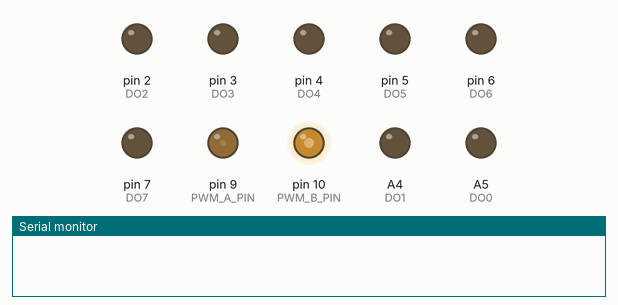
Recording of a sketch running on a simulated Arduino Uno, built with avr-gcc and run on an emulated ATmega328P. Parts: output pins drawn as LEDs (lit = HIGH), the last lines printed to the serial monitor. Random numbers use the default seed unless the sketch sets one.

Above: at 0.1 s.
At 4.1 s:
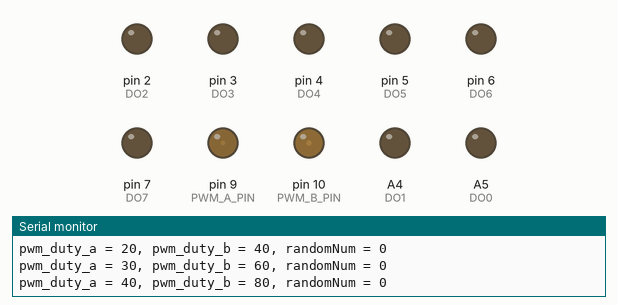
At 9.1 s:
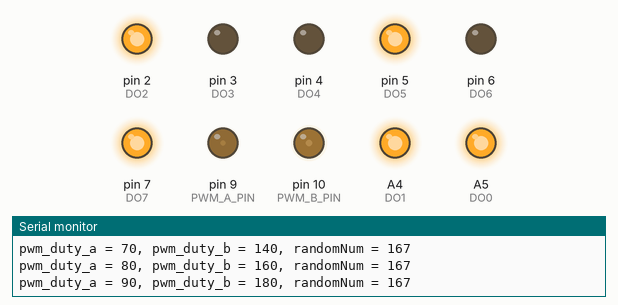
At 19.1 s:
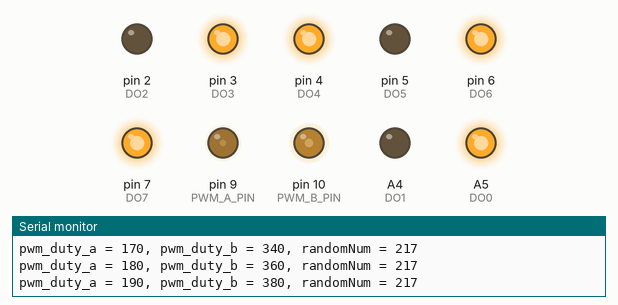
At 29.1 s:
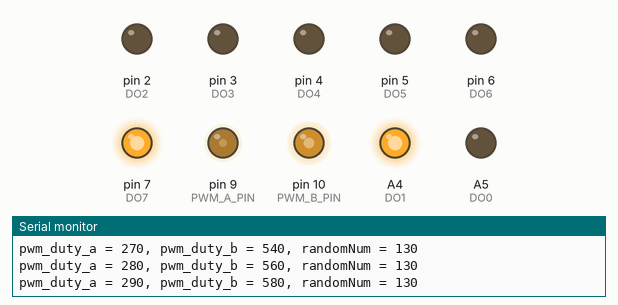
At 39.1 s:
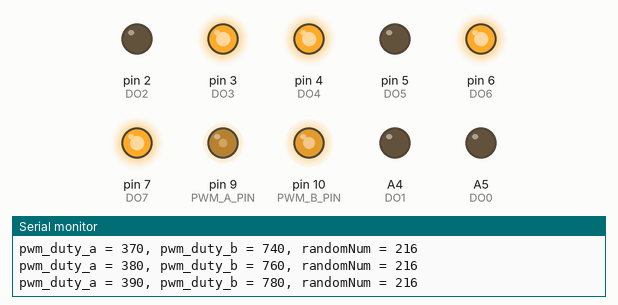
Timing chart, 0 to 40.0 s (numbered marks = the images above):
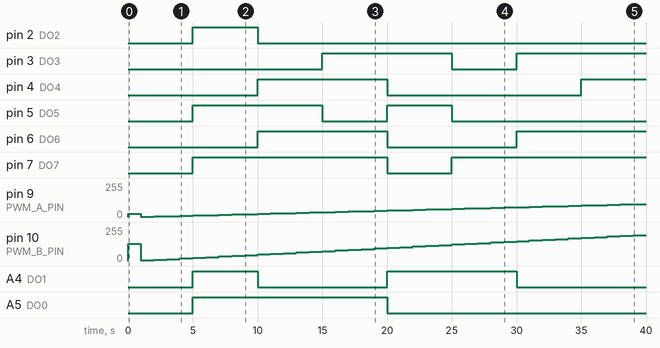

The sketch:

SignalTraceNodeAD_test.ino
```cpp
// (licence header left out)
#include <TimerOne.h>
#include <MsTimer2.h>

//================================================================================================//
// Global Variables                                                                               //
//================================================================================================//
#define DO0  A5
#define DO1  A4
#define DO2  2
#define DO3  3
#define DO4  4
#define DO5  5
#define DO6  6
#define DO7  7
#define PWM_A_PIN 9
#define PWM_B_PIN 10

long sampling_time = 999999;
word pwm_duty_a = 0;
word pwm_duty_b = 0;

//================================================================================================//
// Setups                                                                                         //
//================================================================================================//
void setup(){
    // I/Oの初期化
    pinMode(DO0, OUTPUT);                      // デジタル入力用のポート設定
    pinMode(DO1, OUTPUT);
    pinMode(DO2, OUTPUT);
    pinMode(DO3, OUTPUT);
    pinMode(DO4, OUTPUT);
    pinMode(DO5, OUTPUT);
    pinMode(DO6, OUTPUT);
    pinMode(DO7, OUTPUT);
    pinMode(PWM_A_PIN, OUTPUT);
    pinMode(PWM_B_PIN, OUTPUT);

    // UARTの初期化
    Serial.begin(115200);                     // ボーレートを115.2kbpsに設定

    // Timer1 PWMの設定
    Timer1.initialize(400);  // 40 us = 25 kHz
    Timer1.pwm(PWM_A_PIN, 100);
    Timer1.pwm(PWM_B_PIN, 512);
    Timer1.start();

    // Timer2割込の設定
    MsTimer2::set(1000, flash);                // 周期：1,000ms
    MsTimer2::start();                        // Timer2を開始
}

//================================================================================================//
// Timer Interrupt Funtion                                                                        //
//================================================================================================//
void flash() {
    static int cnt = 0;
    static long randomNum = 0;

    interrupts();         // 次回の割り込みを許可(これがないと次のタイマ割り込み周期がずれる)

    // 割り込み5回毎(5秒毎)にデジタル出力を更新
    if(cnt++ >= 4){
        cnt = 0;
        randomNum = random(0, 256);     // 0～255までの間の擬似乱数を生成

        if((randomNum & (1 << 0)) == 0) digitalWrite(DO0, LOW);
        else                            digitalWrite(DO0, HIGH);

        if((randomNum & (1 << 1)) == 0) digitalWrite(DO1, LOW);
        else                            digitalWrite(DO1, HIGH);

        if((randomNum & (1 << 2)) == 0) digitalWrite(DO2, LOW);
        else                            digitalWrite(DO2, HIGH);

        if((randomNum & (1 << 3)) == 0) digitalWrite(DO3, LOW);
        else                            digitalWrite(DO3, HIGH);

        if((randomNum & (1 << 4)) == 0) digitalWrite(DO4, LOW);
        else                            digitalWrite(DO4, HIGH);

        if((randomNum & (1 << 5)) == 0) digitalWrite(DO5, LOW);
        else                            digitalWrite(DO5, HIGH);

        if((randomNum & (1 << 6)) == 0) digitalWrite(DO6, LOW);
        else                            digitalWrite(DO6, HIGH);

        if((randomNum & (1 << 7)) == 0) digitalWrite(DO7, LOW);
        else                            digitalWrite(DO7, HIGH);
    }

    // 割り込み毎にPWM出力のデューティを変更
    pwm_duty_a += 10;
    if(pwm_duty_a > 1000) pwm_duty_a = 0;
    pwm_duty_b += 20;
    if(pwm_duty_b > 1000) pwm_duty_b = 0;
    Timer1.pwm(PWM_A_PIN, pwm_duty_a);
    Timer1.pwm(PWM_B_PIN, pwm_duty_b);

    Serial.print("pwm_duty_a = ");
    Serial.print(pwm_duty_a);
    Serial.print(", pwm_duty_b = ");
    Serial.print(pwm_duty_b);
    Serial.print(", randomNum = ");
    Serial.print(randomNum);
    Serial.print("\n");
}

//================================================================================================//
// Main Loop                                                                                      //
//================================================================================================//
void loop(){
    ;
}
```

Measured:
- by itself, pin 2 (DO2): LOW → HIGH at 5.0 s, → LOW 5.0 s later
- by itself, pin 3 (DO3): LOW → HIGH at 15.0 s, → LOW 10.0 s later, → HIGH 5.0 s later
- by itself, pin 4 (DO4): LOW → HIGH at 10.0 s, → LOW 10.0 s later, → HIGH 15.0 s later
- by itself, pin 5 (DO5): LOW → HIGH at 5.0 s, → LOW 10.0 s later, → HIGH 5.0 s later, → LOW 5.0 s later
- by itself, pin 6 (DO6): LOW → HIGH at 10.0 s, → LOW 10.0 s later, → HIGH 10.0 s later
- by itself, pin 7 (DO7): LOW → HIGH at 5.0 s, → LOW 15.0 s later, → HIGH 5.0 s later
- by itself, pin 9 (PWM_A_PIN): 25/255 → 2/255 at 1.0 s, → 5/255 1.0 s later, → 7/255 1.0 s later, → 10/255 1.0 s later, … (39 changes in this stretch)
- by itself, A4 (DO1): LOW → HIGH at 5.0 s, → LOW 5.0 s later, → HIGH 10.0 s later, → LOW 10.0 s later
